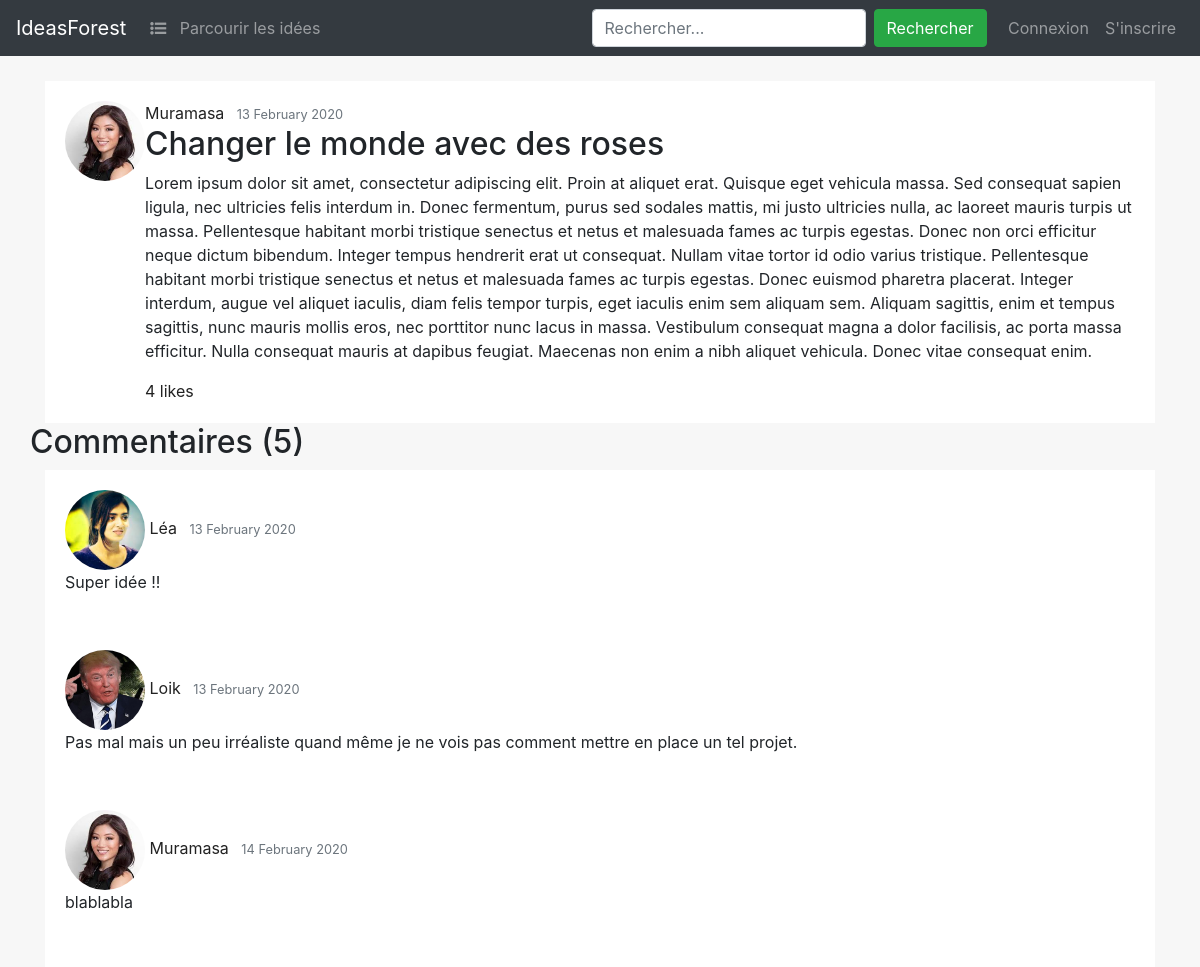
Page /post/25/ (upper part) on the earlier database version.
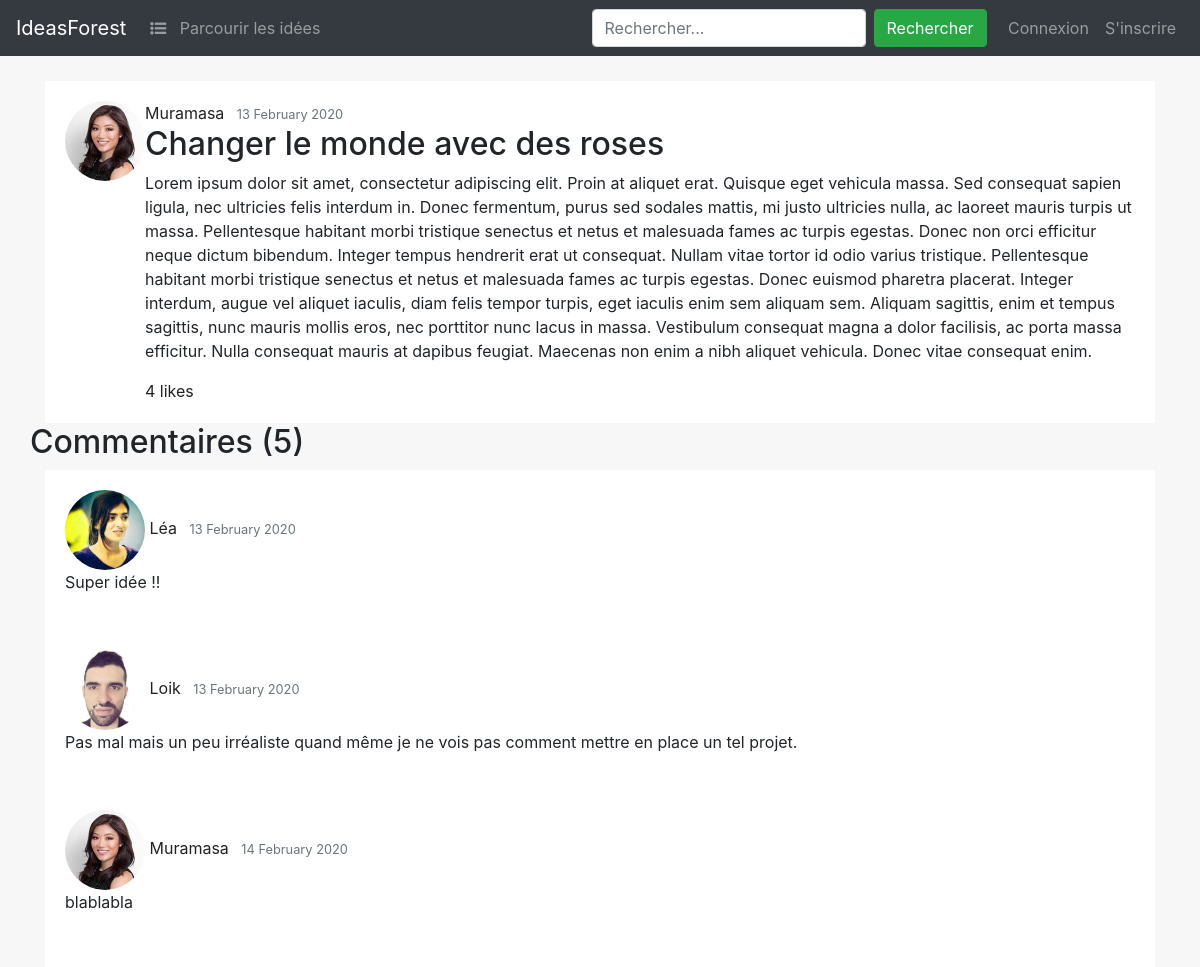
Same page on the later database version.
### blog/models.py (models this page shows, shortened)
class Comment(models.Model):
    content = models.TextField()
    post = models.ForeignKey(Post, on_delete=models.CASCADE)
    author = models.ForeignKey(User, on_delete=models.CASCADE)
    date_posted = models.DateTimeField(default=timezone.now)

### users/models.py (models this page shows, shortened)
class Profile(models.Model):
    user = models.OneToOneField(User, on_delete=models.CASCADE)
    image = models.ImageField(default='default.jpg', upload_to='profile_pics')
    about = models.TextField(default='')

### blog/views.py (the view)
# urls.py: path('post/<int:pk>/', post_detail_view, name='post-detail'),
def post_detail_view(request,pk):
    context = {}
    post = get_object_or_404(Post, id=pk)
    comments = Comment.objects.filter(post=post)
    already_liked = False
    if request.user.is_authenticated:
        already_liked = Like.objects.filter(post=post,author=request.user).exists()
    if request.method == 'POST':
        form = CommentForm(request.POST)
        form.instance.author = request.user
        form.instance.post = post
        if form.is_valid():
            form.save()
            username = form.cleaned_data.get('content')
    else:
        form = CommentForm()
    return render(request, 'blog/post_detail.html',{
    'about_active': 'active',
    'comments' : comments,
    'post' : post,
    'form' : form,
    'likes_number' : post.get_likes().count(),
    'already_liked' : already_liked
    })

### blog/forms.py
class CommentForm(ModelForm):
    class Meta :
        model = Comment
        fields = ['content']

### blog/models.py (called while the page is built)
    def get_likes(self):
        return Like.objects.filter(post=self)

### blog/templates/blog/post_detail.html (shortened to what this page needs)
{% extends "blog/base.html" %}
{% load crispy_forms_tags %}
{% load static%}
{% block content %}
<div class="col-md-12">
    <article class="media content-section">
        <img class="rounded-circle article-img" src="{{post.author.profile.image.url}}" alt="">
        <div class="media-body">
            <div class="article-metadata">
                <a class="mr-2" href="{% url 'user_detail' post.author.id %}">{{ post.author }}</a>
                <small class="text-muted">{{ post.date_posted|date:"d F Y" }}</small>
            </div>
            <h2 class="article-title">{{ post.title }}</h2>
            <p class="article-content">{{ post.content }}</p>
            <div>
                {% if user.is_authenticated %}
                {% if already_liked %}
                <a class="likes-button liked" href="{% url 'like-post' post.id %}">
                    <span class="likes-number-container">{{ likes_number }}</span>
                    likes</a>
                {% else %}
                <a class="likes-button" href="{% url 'like-post' post.id %}">
                    <span class="likes-number-container">{{ likes_number }}</span>
                    likes</a>
                {% endif %}
                {% else %}
                <a class="likes-button" href="{% url 'like-post' post.id %}"
                    title="Connectez ou inscrivez-vous pour liker.">
                    <span class="likes-number-container">{{ likes_number }}</span>
                    likes</a>
                {% endif %}
            </div>
        </div>
    </article>
</div>
<h2>Commentaires ({{comments.count}})</h2>
{% for comment in comments %}
<div class="col-md-12">
    <div class=" content-section">
        <div><img class="rounded-circle article-img" src="{{comment.author.profile.image.url}}" alt="">
            <a class="mr-2" href="#">{{ comment.author }}</a>
            <small class="text-muted">{{ comment.date_posted|date:"d F Y" }}</small></div>
        <p>{{comment.content}}</p>
    </div>
</div>
{% endfor %}
{% endblock content %}

Differences in the rows shown:
changed through a linked row, Comment "Loik": author.profile.image: a different picture
